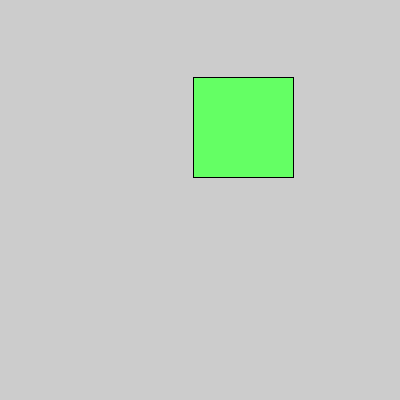
Frame 1 (no input)
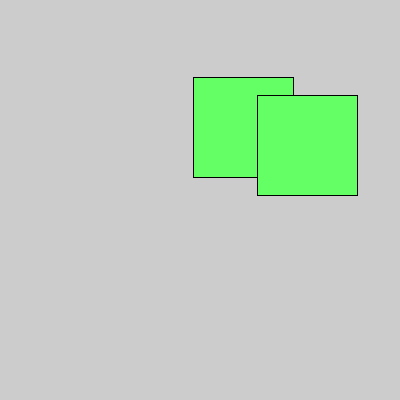
Frame 2 (the mouse pressed at the canvas centre, redrawn once)

The Processing sketch that drew these frames (run headless with seeded random() and noise(); the mouse was pressed at the canvas centre and the sketch redrawn once):

// Processing sketch: custom_functins
// ── custom_functins.pde
int xPos, yPos;

void setup() {
  xPos = int(random(0, width - 100));
  yPos = int(random(0, height - 100));
  size(400, 400);
  ellipseMode(CORNER);
}

void draw() {
  circleSquare(xPos, yPos);
  noLoop();
}

void mousePressed() {
  xPos = int(random(0, width - 100));
  yPos = int(random(0, height - 100));
  redraw();
}

void circleSquare(int x, int y) {
  color c = color(255, random(100, 200), 100);
  float probability = random(0, 1);

  if (probability > 0.2) {
    fill(100, 255, 100);
    square(x, y, 100);
  } else {
    fill(c);
    circle(x + 25, y + 25, 50);
  }
}
